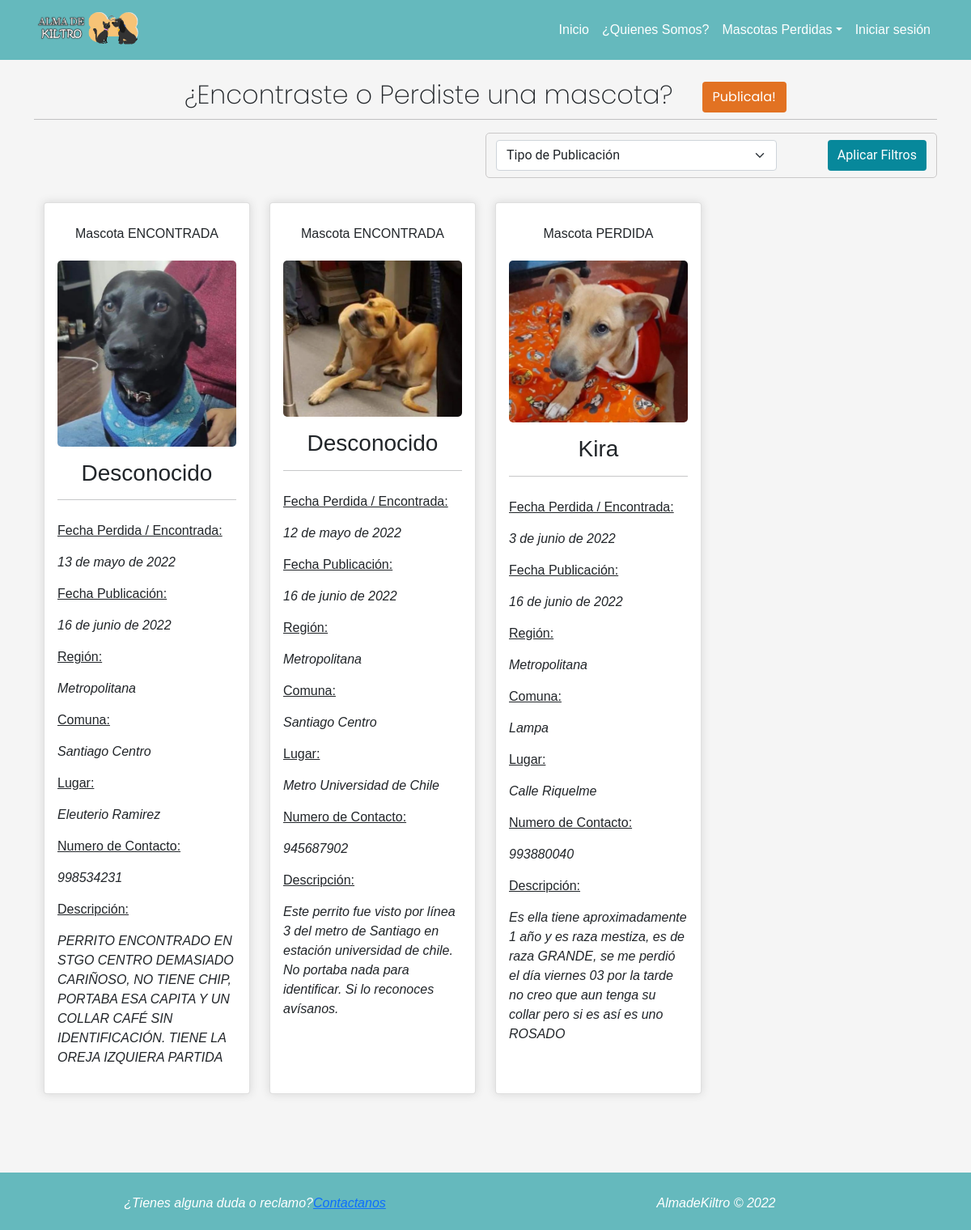
Page /mascotas_desaparecidas/ on the committed database.
### app/models.py (models this page shows, shortened)
class MascotaDesaparecida(models.Model):
    nombre_desaparecida = models.CharField(max_length=250)
    imagen = models.ImageField(upload_to="mascotas_desaparecidas", null = True)
    fecha_desaparecida = models.DateField()
    fecha_publicacion = models.DateField(auto_now=True)
    region = models.CharField(max_length=250)
    comuna = models.CharField(max_length=250)
    lugar = models.CharField(max_length=250)
    numero_contacto = models.IntegerField(blank=True, null=True)
    descripcion = models.TextField()
    tipo_publicacion = models.CharField(max_length=50,choices=opciones_publicacion)

### app/views.py (the view)
# urls.py: path('mascotas_desaparecidas/', mascotasDesaparecidas, name="mascotas_desaparecidas"),
def mascotasDesaparecidas(request):
    queryset = request.POST.get("buscar")
    filtro=[]
    if queryset != None and queryset != '-1':
        filtro.append(('tipo_publicacion', queryset))
    mascotas = MascotaDesaparecida.objects.all()
    if len(filtro)>0:
        mascotas = MascotaDesaparecida.objects.filter(
            *filtro
        )
    data = {
        'mascotas': mascotas
    }
    return render(request, 'app/mascotas_desaparecidas/mascotas.html', data)

### app/templates/app/mascotas_desaparecidas/mascotas.html (shortened to what this page needs)
{% extends 'app/base.html' %}
{% load static %}
{% block css %}
<link rel="stylesheet" href="{% static 'app/css/mascotas.css' %}">
{% endblock %}
{% block contenido %}
<div class="container ">
    <div class="row">
        <h2 class="text-center letraInicio">¿Encontraste o Perdiste una mascota? &nbsp; &nbsp;<a class="btn btn-outline linkPublicar" href="{% url 'agregar_mascota_desaparecida' %}">Publicala!</a></h2>
        <hr>
        <div class="col-6 offset-6 search bordeFiltro pt-2">
            <form method="POST" class="row justify-content-between">
                <div class="col-8 mb-2">
                    <select class="form-select" aria-label="Default select example" name="buscar">
                        <option value="-1"selected>Tipo de Publicación</option>
                    </select>
                </div>
                <div class="col-4 d-flex justify-content-end mb-2">
                    <button type="submit" class="btn btnSolicitar text-white" value="search">Aplicar Filtros</button>
                </div>
            </form>
        </div>
    </div>
    <div class="row">{% for m in mascotas %}
        <div class="col-lg-3 col-md-4 col-xs-4 offset-xs-4 ">
            <div class="card mb-5 cardHeader">
                <div class="card-body cardMascotaDesaparecida">
                    <div class="marginCard">
                        {% if m.tipo_publicacion == 'Mascota Perdida' %}
                        <div class="form-group mb-3 text-center">
                            <label for="descripcion">Mascota PERDIDA</label>
                        </div>
                        {% elif m.tipo_publicacion == 'Mascota Encontrada' %}
                        <div class="form-group mb-3 text-center">
                            <label for="descripcion">Mascota ENCONTRADA</label>
                        </div>
                        {% endif %}
                        <div class="text-center">
                            {% if m.imagen %}
                            <img src="{{ m.imagen.url }}" class="img-fluid mb-3 imagenDesaparecida" alt="...">
                            {% endif %}
                        </div>
                        <h3 class="text-center">{{ m.nombre_desaparecida}}</h3>
                        <hr>
                        <div class="form-group">
                            <label for="fechaDesaparicion"><u>Fecha Perdida / Encontrada:</u></label>
                            <p id="fechaDesaparicion">{{ m.fecha_desaparecida }}</p>
                        </div>
                        <div class="form-group">
                            <label for="fechaPublicacion"><u>Fecha Publicación:</u></label>
                            <p id="fechaPublicacion">{{ m.fecha_publicacion }}</p>
                        </div>
                        <div class="form-group">
                            <label for="region"><u>Región:</u></label>
                            <p id="region">{{ m.region }}</p>
                        </div>
                        <div class="form-group">
                            <label for="comuna"><u>Comuna:</u></label>
                            <p id="comuna">{{ m.comuna }}</p>
                        </div>
                        <div class="form-group">
                            <label for="lugar"><u>Lugar:</u></label>
                            <p id="lugar">{{ m.lugar }}</p>
                        </div>
                        <div class="form-group">
                            <label for="numContacto"><u>Numero de Contacto:</u></label>
                            <p id="numContacto">{{ m.numero_contacto }}</p>
                        </div>
                        <div class="form-group">
                            <label for="descripcion"><u>Descripción:</u></label>
                            <p id="descripcion">{{ m.descripcion }}</p>
                        </div>
                    </div>
                </div>
            </div>
        </div>
        {% empty %}
        <div class="row">
            <div class="col-12 text-center mt-4">
                <h1>¡Oh no! Lo sentimos no tenemos publicaciones de ese tipo</h1>
            </div>
        </div>
        {% endfor %}
    </div>
</div>
{% endblock %}

### app/static/app/css/navbar.css (style rules this page uses)
body { font-family: 'Roboto', sans-serif; }
* { margin: 0; padding: 0; }

### app/static/app/css/style.css (style rules this page uses)
html { min-height: 100%; position: relative; }
img { width: 300px }
body { background-color: whitesmoke; }

### app/static/app/css/mascotas.css (style rules this page uses)
.cardHeader { box-shadow: 0px 0px 11px #d5d5d5; margin-top: 30px; }
.btnSolicitar { background-color: #07889B; border: #07889B; }
h3 { font-family: 'Merriweather Sans', sans-serif; font-style: medium; font-weight:500; }
p { font-family: 'Poppins'; font-style: italic; font-weight: 400; }
.imagenDesaparecida { border-radius: 5px 5px 5px 5px; max-height: 230px; }
.bordeFiltro { border: 1px solid rgb(202, 200, 200); border-radius: 5px 5px 5px 5px; }
.linkPublicar { color: white; background-color: #e27222; }
label , p { font-family: 'Merriweather Sans', sans-serif; font-style: medium; font-weight:300; margin-top: 10px; margin-bottom: 5px; }
.letraInicio { font-family: 'Poppins'; font-style: ExtraLigth; font-weight:200; }
.cardMascotaDesaparecida { height: 1100px; }

### rows in the picture
MascotaDesaparecida: shows "Mascota ENCONTRADA", imagen (picture), nombre_desaparecida "Desconocido", fecha_desaparecida "13 de mayo de 2022", fecha_publicacion "16 de junio de 2022", region "Metropolitana", comuna "Santiago Centro", lugar "Eleuterio Ramirez", numero_contacto "998534231", descripcion "PERRITO ENCONTRADO EN STGO CENTRO DEMASIADO CARIÑOSO, NO TIENE CHIP, PORTABA ESA CAPITA Y UN COLLAR CAFÉ SIN IDENTIFICACIÓN. TIENE LA OREJA IZQUIERA PARTIDA"
MascotaDesaparecida: shows "Mascota ENCONTRADA", imagen (picture), nombre_desaparecida "Desconocido", fecha_desaparecida "12 de mayo de 2022", fecha_publicacion "16 de junio de 2022", region "Metropolitana", comuna "Santiago Centro", lugar "Metro Universidad de Chile", numero_contacto "945687902", descripcion "Este perrito fue visto por línea 3 del metro de Santiago en estación universidad de chile. No portaba nada para identificar. Si lo reconoces avísanos."
MascotaDesaparecida: tipo_publicacion "Mascota PERDIDA", imagen (picture), nombre_desaparecida "Kira", fecha_desaparecida "3 de junio de 2022", fecha_publicacion "16 de junio de 2022", region "Metropolitana", comuna "Lampa", lugar "Calle Riquelme", numero_contacto "993880040", descripcion "Es ella tiene aproximadamente 1 año y es raza mestiza, es de raza GRANDE, se me perdió el día viernes 03 por la tarde no creo que aun tenga su collar pero si es así es uno ROSADO"
